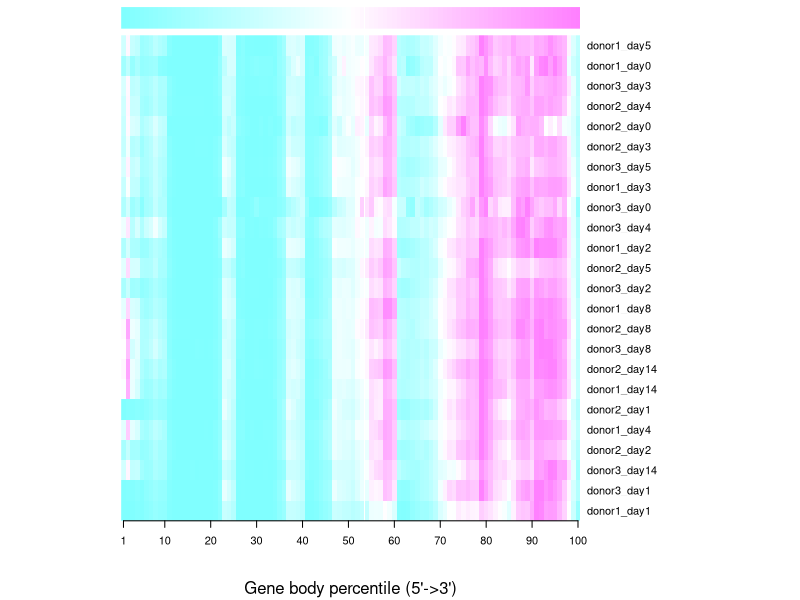
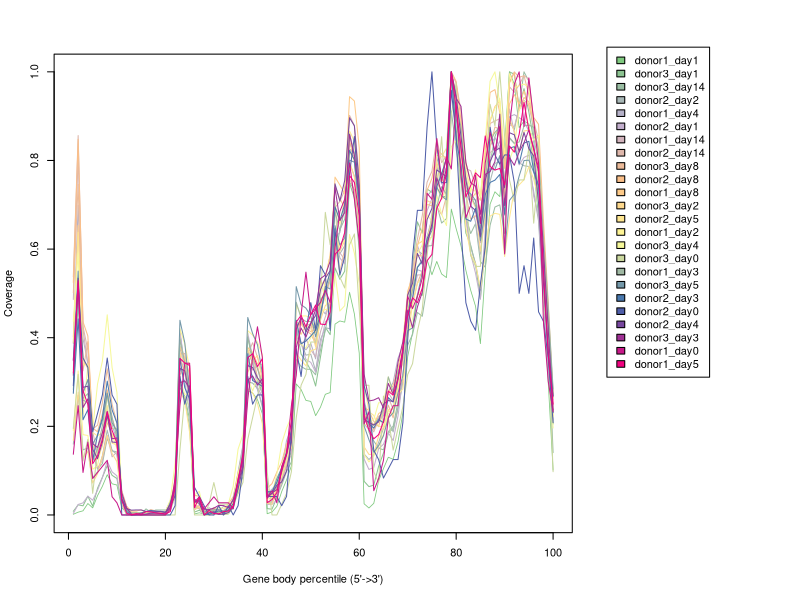

Write R code to recreate these figures, in order.
donor1_day1 <- c(0.0015289221099125117,0.00628556867408477,0.009343412893909794,0.025821795634077976,0.01596874203686401,0.04357428013250658,0.06472436931962966,0.09080098530535972,0.07033041705597554,0.0675273931878026,0.016308502505733458,0.0050114669158243435,8.494011721736176e-05,8.494011721736176e-05,0.0,0.0,0.0005945808205215323,0.0,0.0,0.0,0.011891616410430647,0.05164359126815595,0.2876921770152043,0.2685806506412979,0.21472861632549053,0.002208443047651406,0.004926526798606982,0.002208443047651406,0.0025482035165208528,0.0025482035165208528,0.0011891616410430645,0.0005096407033041706,0.002123502930434044,0.016563322857385543,0.0639599082646734,0.10286248195022508,0.27996262634842434,0.2752909199014695,0.26025651915399645,0.22865879554913784,0.002803023868172938,0.006625329142954217,0.019451286842775844,0.05274781279198165,0.0790792491293638,0.1108468529686571,0.2956765480336363,0.28302047056824936,0.2585577168096492,0.2562643336447804,0.2240720292194003,0.24326849571052409,0.2723180157988618,0.27622526119086044,0.4306463942920241,0.4378663042554999,0.43506328038732694,0.5025057334579122,0.4534103457062771,0.3651575639174382,0.025227214813556442,0.015713921685211924,0.026246496220164783,0.07704068631614712,0.10473116452900705,0.13021319969421558,0.1257113734816954,0.16512358787055126,0.230102777541833,0.357597893485093,0.41102522721481355,0.498003907245392,0.4953707636116538,0.5760638749681475,0.5420878280812027,0.5721566295761488,0.54378663042555,0.5357173192899006,0.6902233925082817,0.6461394716724709,0.6073218381041365,0.5521957020300688,0.5070075596704323,0.47099294997027097,0.38664741357343074,0.5500721990996348,0.7013505478637561,0.7293807865454854,0.7184235114244457,0.8318185679096237,1.0,0.9717998810838359,0.8741187462838699,0.8886435063280387,0.8827826382400408,0.7839123417990317,0.6729805487131573,0.5008918712307823,0.29847957190180924,0.10141849995752994)
donor3_day1 <- c(0.008207273897650467,0.022851625362085612,0.020598648213710977,0.04232378500160927,0.019954940457032506,0.060347602188606374,0.08496942388155777,0.11136144190537496,0.08947537817830704,0.08223366591567428,0.021081429031219828,0.007402639201802382,0.001448342452526553,0.0016092693916961698,0.001770196330865787,0.000321853878339234,0.00048278081750885096,0.00048278081750885096,0.0,0.0,0.018667524943675573,0.06308336015448986,0.40827164467331833,0.33762471837785646,0.2557129063405214,0.006437077566784679,0.01078210492436434,0.0027357579658834888,0.004505954296749276,0.004345027357579659,0.0041841004184100415,0.0033794657225619568,0.003540392661731574,0.025265529449629866,0.08191181203733505,0.13405214032829096,0.40296105568072094,0.3437399420663019,0.30897972320566464,0.27486321210170583,0.014322497586095913,0.013035082072738976,0.039427100096556165,0.07563566140971999,0.11345349211457999,0.1429031219826199,0.4246861924686193,0.3628902478274863,0.346636626971355,0.32619890569681365,0.2909559060186675,0.35645317026070167,0.4233987769552623,0.40698422915996135,0.5576118442227229,0.5318635339555842,0.5500482780817508,0.7486321210170582,0.7154811715481172,0.5978435790151271,0.07595751528805922,0.06388799485033794,0.06742838751206952,0.10975217251367879,0.13984551013839716,0.1845831992275507,0.19536530415191503,0.24090762793691664,0.2999678146121661,0.44946894110074026,0.5571290634052141,0.6615706469262954,0.6358223366591568,0.7355970389443193,0.7280334728033473,0.7653685226906984,0.7188606372706791,0.7183778564531703,0.9916317991631799,0.8733504988735115,0.7587705181847442,0.6361441905374959,0.6086256839394915,0.5645317026070165,0.4876086256839395,0.6047634373994206,0.7924042484711941,0.8537174122948181,0.8828451882845189,0.7983585452204699,1.0,0.9946894110074026,0.9211457998068877,0.9620212423559704,0.909237206308336,0.8448664306404892,0.7072738976504667,0.5402317347924043,0.3358545220469907,0.2055037013196009)
donor3_day14 <- c(0.3275217932752179,0.5354919053549191,0.2627646326276463,0.273972602739726,0.13947696139476962,0.10336239103362391,0.11581569115815692,0.17310087173100872,0.14570361145703611,0.136986301369863,0.033623910336239106,0.0,0.0024906600249066002,0.0012453300124533001,0.0012453300124533001,0.0136986301369863,0.0062266500622665,0.0112079701120797,0.0112079701120797,0.0112079701120797,0.008717310087173101,0.04234122042341221,0.29763387297633875,0.2627646326276463,0.1980074719800747,0.017434620174346202,0.017434620174346202,0.0049813200498132005,0.009962640099626401,0.007471980074719801,0.0024906600249066002,0.009962640099626401,0.0062266500622665,0.014943960149439602,0.05603985056039851,0.0859277708592777,0.3001245330012453,0.29763387297633875,0.2851805728518057,0.24408468244084683,0.052303860523038606,0.034869240348692404,0.039850560398505604,0.06724782067247821,0.09838107098381071,0.11955168119551682,0.35118306351183065,0.33499377334993774,0.3287671232876712,0.3287671232876712,0.3163138231631382,0.3723536737235367,0.41594022415940224,0.47571606475716066,0.5815691158156912,0.6438356164383562,0.6674968866749689,0.75093399750934,0.7334993773349938,0.6475716064757161,0.23910336239103364,0.18679950186799502,0.16687422166874222,0.1506849315068493,0.14694894146948942,0.18804483188044832,0.20049813200498132,0.25529265255292655,0.3125778331257783,0.3835616438356164,0.40722291407222916,0.45703611457036114,0.44831880448318806,0.5155666251556662,0.572851805728518,0.6998754669987547,0.6587795765877957,0.6687422166874222,0.9115815691158157,0.825653798256538,0.7546699875466999,0.6724782067247821,0.635118306351183,0.6575342465753424,0.5716064757160647,0.5591531755915318,0.6537982565379825,0.6948941469489415,0.6998754669987547,0.635118306351183,0.887920298879203,0.8692403486924035,0.9227895392278954,1.0,0.9788293897882939,0.8518057285180572,0.8555417185554172,0.6251556662515566,0.39975093399750933,0.14072229140722292)
donor2_day2 <- c(0.15984405458089668,0.2698412698412698,0.1467557783347257,0.151489835700362,0.08465608465608465,0.09718741297688666,0.13311055416318573,0.19131161236424393,0.14452798663324978,0.14257866889445836,0.045391255917571705,0.017822333611807295,0.004177109440267335,0.003898635477582846,0.004455583402951824,0.006961849067112225,0.003620161514898357,0.003898635477582846,0.002506265664160401,0.001670843776106934,0.02227791701475912,0.07463102199944305,0.3812308549150654,0.32971317181843496,0.24923419660261764,0.016986911723753828,0.015873015873015872,0.000556947925368978,0.0,0.003898635477582846,0.002506265664160401,0.004455583402951824,0.008632692843219159,0.02729044834307992,0.09690893901420217,0.15789473684210525,0.3712057922584238,0.3419660261765525,0.29963798384851015,0.27457532720690614,0.028125870231133387,0.031467557783347255,0.04928989139515455,0.09802283486494012,0.14981899192425507,0.20607073238652185,0.4218880534670008,0.38791423001949316,0.36062378167641324,0.36285157337788915,0.32497911445279865,0.39598997493734334,0.4224450013923698,0.4202172096908939,0.6137566137566137,0.5895293790030632,0.6073517126148705,0.8256752993595099,0.8162071846282373,0.7212475633528265,0.13756613756613756,0.12503480924533555,0.13589529379003062,0.16374269005847952,0.19576719576719576,0.2124756335282651,0.1874129768866611,0.2425508214981899,0.30966304650515175,0.4572542467279309,0.5291005291005291,0.5978835978835979,0.5884154831523253,0.7195767195767195,0.732386521860206,0.8064605959342801,0.7666388192703982,0.8075744917850181,1.0,0.9086605402394876,0.8095238095238095,0.670286828181565,0.6042884990253411,0.5680868838763575,0.5065441381230855,0.6157059314954052,0.7529935950988582,0.7936507936507936,0.7964355332776385,0.6764132553606238,0.8499025341130604,0.8382066276803118,0.7947646895015316,0.7880813143971038,0.7864104706209969,0.7296017822333611,0.6630465051517683,0.4798106377053745,0.3358395989974937,0.21386800334168754)
donor1_day4 <- c(0.3872093023255814,0.6988372093023256,0.39767441860465114,0.3430232558139535,0.16686046511627908,0.1372093023255814,0.18372093023255814,0.23837209302325582,0.20406976744186048,0.16744186046511628,0.03488372093023256,0.00813953488372093,0.0,0.0011627906976744186,0.0034883720930232558,0.0069767441860465115,0.005232558139534884,0.007558139534883721,0.00813953488372093,0.007558139534883721,0.029651162790697676,0.07034883720930232,0.33313953488372094,0.3,0.22732558139534884,0.03430232558139535,0.03662790697674419,0.004069767441860465,0.01627906976744186,0.010465116279069767,0.009302325581395349,0.01918604651162791,0.01918604651162791,0.03197674418604651,0.08604651162790698,0.1313953488372093,0.34418604651162793,0.3116279069767442,0.28313953488372096,0.24941860465116278,0.04709302325581395,0.05813953488372093,0.07209302325581396,0.10174418604651163,0.1680232558139535,0.19709302325581396,0.42093023255813955,0.38546511627906976,0.37267441860465117,0.3872093023255814,0.35232558139534886,0.4680232558139535,0.45348837209302323,0.4831395348837209,0.6261627906976744,0.6372093023255814,0.7,0.8401162790697675,0.8174418604651162,0.7127906976744186,0.2593023255813954,0.21395348837209302,0.1936046511627907,0.21220930232558138,0.2238372093023256,0.27906976744186046,0.29941860465116277,0.35348837209302325,0.3825581395348837,0.46918604651162793,0.5046511627906977,0.5534883720930233,0.5494186046511628,0.6284883720930232,0.6686046511627907,0.7372093023255814,0.7604651162790698,0.7848837209302325,1.0,0.9156976744186046,0.8366279069767442,0.7244186046511628,0.7034883720930233,0.6604651162790698,0.5883720930232558,0.7005813953488372,0.8337209302325581,0.8517441860465116,0.8302325581395349,0.7203488372093023,0.8988372093023256,0.9034883720930232,0.8965116279069767,0.888953488372093,0.8656976744186047,0.8540697674418605,0.791860465116279,0.5709302325581396,0.3866279069767442,0.2593023255813954)
donor2_day1 <- c(0.0033362598770851626,0.02370500438981563,0.027216856892010536,0.042317822651448636,0.03318700614574188,0.055662862159789286,0.08446005267778753,0.12133450395083406,0.09727831431079895,0.08832309043020194,0.02054433713784021,0.005794556628621598,0.0001755926251097454,0.0003511852502194908,0.000877963125548727,0.0019315188762071994,0.0010535557506584723,0.0014047410008779632,0.0001755926251097454,0.0001755926251097454,0.010008779631255488,0.06093064091308165,0.4161545215100966,0.3322212467076383,0.2530289727831431,0.012642669007901668,0.017032484635645304,0.0007023705004389816,0.0026338893766461808,0.0,0.004389815627743635,0.003687445127304653,0.006672519754170325,0.017208077260755048,0.09095697980684811,0.1543459174714662,0.41035996488147497,0.3555750658472344,0.28832309043020193,0.2663740122914838,0.02370500438981563,0.024231782265144865,0.03266022827041264,0.07901668129938542,0.13169446883230904,0.18507462686567164,0.43898156277436345,0.3880597014925373,0.35065847234416153,0.3443371378402107,0.3222124670763828,0.3845478489903424,0.43617208077260755,0.4442493415276558,0.6347673397717296,0.5798068481123793,0.5668129938542581,0.8189640035118525,0.8093064091308165,0.7415276558384548,0.12625109745390695,0.10272168568920105,0.10711150131694469,0.14942932396839334,0.15961369622475857,0.18525021949078138,0.1678665496049166,0.2235294117647059,0.30886742756804214,0.457243195785777,0.5274802458296751,0.6086040386303775,0.5759438103599649,0.6865671641791045,0.713784021071115,0.7870061457418789,0.7467954345917471,0.7631255487269535,1.0,0.93099209833187,0.8040386303775241,0.6698858647936786,0.5891132572431957,0.5453906935908692,0.486918349429324,0.6440737489025461,0.8064969271290606,0.8163301141352063,0.844073748902546,0.8010535557506585,0.9162423178226514,0.8625109745390693,0.7899912203687445,0.8068481123792801,0.8122914837576822,0.7192273924495172,0.6753292361720807,0.49534679543459176,0.33239683933274805,0.21404741000877964)
donor1_day14 <- c(0.48633879781420764,0.8107923497267759,0.41939890710382516,0.33879781420765026,0.1557377049180328,0.10587431693989072,0.12295081967213115,0.1796448087431694,0.13114754098360656,0.14207650273224043,0.045765027322404374,0.012978142076502733,0.0,0.001366120218579235,0.00273224043715847,0.0034153005464480873,0.0020491803278688526,0.0020491803278688526,0.001366120218579235,0.0020491803278688526,0.02185792349726776,0.0662568306010929,0.36065573770491804,0.3176229508196721,0.2739071038251366,0.02117486338797814,0.01366120218579235,0.0020491803278688526,0.0047814207650273225,0.0047814207650273225,0.0034153005464480873,0.006147540983606557,0.01092896174863388,0.03961748633879782,0.0860655737704918,0.1133879781420765,0.34972677595628415,0.3271857923497268,0.337431693989071,0.2786885245901639,0.028005464480874317,0.028688524590163935,0.05669398907103825,0.08538251366120218,0.11133879781420765,0.1366120218579235,0.4036885245901639,0.38456284153005466,0.398224043715847,0.3729508196721312,0.35655737704918034,0.41325136612021857,0.44672131147540983,0.4801912568306011,0.6256830601092896,0.5915300546448088,0.5765027322404371,0.7937158469945356,0.7650273224043715,0.6796448087431693,0.20491803278688525,0.19330601092896174,0.20491803278688525,0.22199453551912568,0.23155737704918034,0.27595628415300544,0.2581967213114754,0.3155737704918033,0.3435792349726776,0.44808743169398907,0.49043715846994534,0.5416666666666666,0.5416666666666666,0.6209016393442623,0.6700819672131147,0.7581967213114754,0.7520491803278688,0.7786885245901639,1.0,0.9330601092896175,0.8702185792349727,0.782103825136612,0.7766393442622951,0.7418032786885246,0.6140710382513661,0.6673497267759563,0.8176229508196722,0.8271857923497268,0.828551912568306,0.7151639344262295,0.880464480874317,0.8763661202185792,0.9166666666666666,0.9357923497267759,0.924863387978142,0.8729508196721312,0.8039617486338798,0.6386612021857924,0.45150273224043713,0.2807377049180328)
donor2_day14 <- c(0.5372781065088758,0.8562130177514793,0.4254437869822485,0.3715976331360947,0.18698224852071005,0.1390532544378698,0.17692307692307693,0.23491124260355029,0.17514792899408285,0.18875739644970413,0.05502958579881657,0.020118343195266272,0.0035502958579881655,0.005917159763313609,0.0035502958579881655,0.0,0.0035502958579881655,0.0053254437869822485,0.0035502958579881655,0.005917159763313609,0.020118343195266272,0.05502958579881657,0.36272189349112427,0.36449704142011835,0.27928994082840236,0.011834319526627219,0.0242603550295858,0.004142011834319527,0.008284023668639054,0.017159763313609466,0.01301775147928994,0.008875739644970414,0.008284023668639054,0.028402366863905324,0.08047337278106509,0.12071005917159763,0.36272189349112427,0.38875739644970414,0.3562130177514793,0.31597633136094677,0.02603550295857988,0.027218934911242602,0.045562130177514794,0.07455621301775148,0.1136094674556213,0.16923076923076924,0.4260355029585799,0.4325443786982249,0.4272189349112426,0.43136094674556213,0.385207100591716,0.4775147928994083,0.49467455621301776,0.5349112426035503,0.693491124260355,0.7076923076923077,0.7325443786982249,0.901775147928994,0.878698224852071,0.7615384615384615,0.22840236686390533,0.2029585798816568,0.18757396449704142,0.2153846153846154,0.22781065088757396,0.26568047337278106,0.2378698224852071,0.2982248520710059,0.3698224852071006,0.49171597633136094,0.5544378698224852,0.6224852071005917,0.6751479289940828,0.750887573964497,0.7757396449704143,0.8497041420118343,0.7952662721893491,0.8100591715976332,1.0,0.9745562130177515,0.9112426035502958,0.7650887573964497,0.7136094674556213,0.7106508875739646,0.6538461538461539,0.7455621301775148,0.8834319526627219,0.8893491124260355,0.8940828402366864,0.7408284023668639,0.9662721893491124,0.9538461538461539,0.9704142011834319,0.991715976331361,0.9828402366863905,0.8899408284023669,0.8449704142011835,0.6201183431952663,0.414792899408284,0.2644970414201183)
donor3_day8 <- c(0.501360544217687,0.7462585034013606,0.3251700680272109,0.391156462585034,0.19387755102040816,0.20272108843537415,0.2530612244897959,0.3299319727891156,0.24965986394557824,0.20816326530612245,0.04217687074829932,0.01020408163265306,0.0,0.004081632653061225,0.004761904761904762,0.006802721088435374,0.012244897959183673,0.008843537414965987,0.004761904761904762,0.008843537414965987,0.030612244897959183,0.06394557823129252,0.3510204081632653,0.3251700680272109,0.2673469387755102,0.0326530612244898,0.029251700680272108,0.005442176870748299,0.00816326530612245,0.01292517006802721,0.007482993197278911,0.004081632653061225,0.00816326530612245,0.03333333333333333,0.07551020408163266,0.10204081632653061,0.3414965986394558,0.3659863945578231,0.30952380952380953,0.2891156462585034,0.05374149659863946,0.04217687074829932,0.0727891156462585,0.10816326530612246,0.1469387755102041,0.15034013605442176,0.42653061224489797,0.43673469387755104,0.4163265306122449,0.40816326530612246,0.3870748299319728,0.45510204081632655,0.4959183673469388,0.527891156462585,0.6054421768707483,0.5476190476190477,0.6006802721088436,0.7585034013605442,0.7326530612244898,0.6435374149659864,0.24897959183673468,0.20748299319727892,0.19319727891156463,0.21360544217687075,0.20884353741496597,0.24761904761904763,0.21904761904761905,0.2904761904761905,0.3020408163265306,0.4272108843537415,0.4775510204081633,0.5238095238095238,0.5503401360544218,0.6163265306122448,0.6285714285714286,0.6959183673469388,0.6775510204081633,0.7197278911564626,0.972108843537415,0.9115646258503401,0.8639455782312925,0.7258503401360544,0.6673469387755102,0.6755102040816326,0.6489795918367347,0.7224489795918367,0.8292517006802721,0.8755102040816326,0.8700680272108844,0.7401360544217687,0.9761904761904762,1.0,0.9877551020408163,0.991156462585034,0.9482993197278912,0.8918367346938776,0.8129251700680272,0.608843537414966,0.44761904761904764,0.24557823129251702)
donor2_day8 <- c(0.5248091603053435,0.8473282442748091,0.4357506361323155,0.4039440203562341,0.19592875318066158,0.1876590330788804,0.227735368956743,0.2824427480916031,0.21755725190839695,0.1851145038167939,0.04580152671755725,0.019083969465648856,0.008905852417302799,0.008905852417302799,0.011450381679389313,0.0057251908396946565,0.0019083969465648854,0.0019083969465648854,0.0,0.002544529262086514,0.022264631043257,0.06552162849872774,0.31615776081424934,0.33651399491094147,0.27353689567430023,0.04389312977099236,0.04262086513994911,0.00826972010178117,0.010178117048346057,0.014631043256997456,0.012086513994910942,0.009541984732824428,0.02544529262086514,0.04071246819338423,0.0960559796437659,0.12340966921119594,0.3212468193384224,0.34923664122137404,0.3326972010178117,0.3015267175572519,0.060432569974554706,0.07061068702290077,0.09669211195928754,0.11959287531806616,0.16030534351145037,0.17557251908396945,0.41857506361323155,0.4351145038167939,0.4217557251908397,0.41348600508905853,0.41921119592875317,0.5152671755725191,0.5330788804071247,0.5865139949109415,0.7417302798982188,0.7137404580152672,0.693384223918575,0.8454198473282443,0.7958015267175572,0.6940203562340967,0.2436386768447837,0.23536895674300254,0.21119592875318066,0.1991094147582697,0.2455470737913486,0.2786259541984733,0.2919847328244275,0.33651399491094147,0.35432569974554706,0.49745547073791346,0.5356234096692112,0.6068702290076335,0.6463104325699746,0.732824427480916,0.7595419847328244,0.8263358778625954,0.8142493638676844,0.8034351145038168,1.0,0.9783715012722646,0.8905852417302799,0.7964376590330788,0.7493638676844784,0.7410941475826972,0.7175572519083969,0.8250636132315522,0.9535623409669212,0.9599236641221374,0.9077608142493638,0.8059796437659033,0.9751908396946565,0.9987277353689568,0.9128498727735369,0.9421119592875318,0.9325699745547074,0.8969465648854962,0.8816793893129771,0.6673027989821882,0.4796437659033079,0.2652671755725191)
donor1_day8 <- c(0.40122850122850123,0.6535626535626535,0.35085995085995086,0.3302211302211302,0.15872235872235874,0.1257985257985258,0.1565110565110565,0.20835380835380835,0.1823095823095823,0.16191646191646192,0.03292383292383293,0.01425061425061425,0.006633906633906634,0.0063882063882063885,0.003931203931203931,0.0031941031941031942,0.0034398034398034397,0.004176904176904177,0.0004914004914004914,0.0009828009828009828,0.022604422604422605,0.0628992628992629,0.3791154791154791,0.35503685503685506,0.31646191646191646,0.023587223587223587,0.01769041769041769,0.0017199017199017199,0.0,0.002457002457002457,0.005896805896805897,0.007371007371007371,0.013513513513513514,0.033169533169533166,0.08304668304668304,0.12211302211302211,0.3778869778869779,0.3670761670761671,0.341031941031941,0.33882063882063884,0.045454545454545456,0.039066339066339065,0.05626535626535627,0.0945945945945946,0.13243243243243244,0.18255528255528256,0.43562653562653564,0.43022113022113023,0.41744471744471745,0.43144963144963144,0.4113022113022113,0.4692874692874693,0.514004914004914,0.5464373464373464,0.7624078624078624,0.7447174447174447,0.7253071253071253,0.943980343980344,0.9341523341523341,0.8282555282555283,0.22628992628992628,0.21867321867321868,0.20245700245700246,0.22874692874692876,0.23636363636363636,0.2793611793611794,0.2764127764127764,0.32972972972972975,0.3911547911547912,0.5051597051597052,0.5385749385749385,0.5864864864864865,0.5840294840294841,0.700982800982801,0.6975429975429975,0.7965601965601966,0.7518427518427518,0.7656019656019656,1.0,0.9508599508599509,0.8776412776412776,0.742014742014742,0.7115479115479115,0.7262899262899263,0.7100737100737101,0.8110565110565111,0.8879606879606879,0.9218673218673219,0.9341523341523341,0.7820638820638821,0.9275184275184275,0.9486486486486486,0.9275184275184275,0.9565110565110565,0.9240786240786241,0.8842751842751843,0.8122850122850123,0.625061425061425,0.4243243243243243,0.2737100737100737)
donor3_day2 <- c(0.16824894514767932,0.27742616033755274,0.12921940928270043,0.14372362869198313,0.07199367088607594,0.09309071729957806,0.13317510548523206,0.17932489451476794,0.13897679324894516,0.12025316455696203,0.036128691983122366,0.01529535864978903,0.0010548523206751054,0.00026371308016877635,0.0,0.0013185654008438818,0.0013185654008438818,0.0018459915611814346,0.0010548523206751054,0.00026371308016877635,0.025052742616033755,0.059862869198312234,0.36761603375527424,0.3383438818565401,0.27689873417721517,0.011867088607594937,0.017932489451476793,0.0023734177215189874,0.007911392405063292,0.010812236286919831,0.006592827004219409,0.005274261603375527,0.007647679324894515,0.03243670886075949,0.07647679324894514,0.11128691983122363,0.3744725738396624,0.347837552742616,0.3594409282700422,0.3045886075949367,0.026635021097046414,0.023997890295358648,0.05828059071729958,0.08966244725738397,0.14003164556962025,0.1516350210970464,0.42510548523206754,0.4074367088607595,0.4287974683544304,0.4219409282700422,0.3794831223628692,0.4393459915611814,0.472837552742616,0.479957805907173,0.6342299578059072,0.5949367088607594,0.6189345991561181,0.7977320675105485,0.7618670886075949,0.6695675105485233,0.15374472573839662,0.13660337552742616,0.1371308016877637,0.17827004219409281,0.19672995780590719,0.23734177215189872,0.2399789029535865,0.3027426160337553,0.3541666666666667,0.46439873417721517,0.5184599156118144,0.6110232067510548,0.6176160337552743,0.7093881856540084,0.7038502109704642,0.7705696202531646,0.7117616033755274,0.7402426160337553,1.0,0.9287974683544303,0.8256856540084389,0.7339135021097046,0.7167721518987342,0.6935654008438819,0.5949367088607594,0.6716772151898734,0.8536392405063291,0.8633966244725738,0.864451476793249,0.7138713080168776,0.8945147679324894,0.865506329113924,0.8177742616033755,0.8665611814345991,0.8681434599156118,0.8098628691983122,0.7692510548523207,0.5909810126582279,0.41640295358649787,0.2233649789029536)
donor2_day5 <- c(0.3882554161915621,0.6379703534777651,0.338654503990878,0.3409350057012543,0.18586088939566706,0.17844925883694412,0.18586088939566706,0.24686431014823262,0.1619156214367161,0.15792474344355759,0.05188141391106044,0.01767388825541619,0.0011402508551881414,0.002280501710376283,0.0,0.0034207525655644243,0.004561003420752566,0.0005701254275940707,0.0034207525655644243,0.004561003420752566,0.01767388825541619,0.03876852907639681,0.27708095781071834,0.25826681870011403,0.18586088939566706,0.02280501710376283,0.036488027366020526,0.0017103762827822121,0.004561003420752566,0.0034207525655644243,0.004561003420752566,0.005701254275940707,0.014253135689851768,0.021664766248574687,0.04903078677309008,0.09920182440136831,0.28506271379703535,0.27537058152793614,0.2514253135689852,0.2063854047890536,0.042759407069555305,0.04389965792474344,0.062143671607753706,0.08665906499429875,0.11858608893956671,0.15963511972633979,0.3654503990877993,0.34948688711516535,0.3363740022805017,0.37058152793614596,0.37400228050171036,0.443557582668187,0.5359179019384265,0.5855188141391106,0.7001140250855188,0.6562143671607754,0.7149372862029647,0.8665906499429875,0.8432155074116305,0.7309007981755986,0.2953249714937286,0.2331812998859749,0.22462941847206386,0.20011402508551882,0.19840364880273662,0.23603192702394526,0.22576966932725198,0.27194982896237174,0.2844925883694413,0.4007981755986317,0.47434435575826683,0.5228050171037628,0.5359179019384265,0.6242873432155074,0.6636259977194983,0.8118586088939567,0.8078677309007982,0.8278221208665907,1.0,0.9076396807297605,0.82212086659065,0.6476624857468644,0.5889395667046751,0.5667046750285063,0.5108323831242874,0.5912200684150513,0.6744583808437856,0.6807297605473204,0.6784492588369442,0.5832383124287344,0.669897377423033,0.734321550741163,0.7451539338654504,0.7565564424173318,0.7862029646522235,0.75769669327252,0.7132269099201825,0.56442417331813,0.3814139110604333,0.23660205245153934)
donor1_day2 <- c(0.19005212858384013,0.32493483927019984,0.18114682884448305,0.17940920938314509,0.10295395308427455,0.11120764552562988,0.16920069504778454,0.21720243266724587,0.18027801911381408,0.14986967854039965,0.04126846220677671,0.012814943527367506,0.002172024326672459,0.0026064291920069507,0.0008688097306689834,0.004344048653344918,0.0013032145960034753,0.0006516072980017377,0.0,0.00021720243266724586,0.024543874891398785,0.07819287576020852,0.42028670721112077,0.38575152041702865,0.33166811468288443,0.023457862728062554,0.028670721112076455,0.0,0.0004344048653344917,0.00629887054735013,0.003909643788010426,0.0008688097306689834,0.003258036490008688,0.030842745438748913,0.09339704604691572,0.1372719374456994,0.41594265855777585,0.40573414422241527,0.3896611642050391,0.3618592528236316,0.035621198957428324,0.038227628149435276,0.06516072980017376,0.10729800173761946,0.14509122502172025,0.1930929626411816,0.4754561251086012,0.44917463075586445,0.44917463075586445,0.44526498696785405,0.4174630755864466,0.45721112076455256,0.4639443961772372,0.4606863596872285,0.6368375325803649,0.6049087749782798,0.6205473501303215,0.8192875760208514,0.8001737619461338,0.6826672458731537,0.1364031277150304,0.11967854039965248,0.13271068635968722,0.15464813205907907,0.18266724587315378,0.22958297132927888,0.22958297132927888,0.2856211989574283,0.3494787141615986,0.46894005212858386,0.5058644656820156,0.590139009556907,0.6088184187662902,0.6772371850564727,0.6631190269331017,0.7378366637706343,0.7152476107732406,0.7161164205039097,1.0,0.9237619461337967,0.8746741963509991,0.7797567332754127,0.7360990443092963,0.7302345786272806,0.6857080799304952,0.775629887054735,0.8933536055603822,0.9174630755864466,0.9402693310165073,0.8079930495221547,0.9958731537793223,0.9641615986099045,0.9687228496959166,0.9724152910512598,0.9650304083405734,0.8809730668983493,0.8016941789748045,0.5988271068635969,0.4105125977410947,0.22132927888792356)
donor3_day4 <- c(0.4368210405946255,0.5917667238421955,0.22755860491709548,0.33676386506575184,0.19382504288164665,0.29559748427672955,0.34705546026300743,0.45168667810177243,0.33276157804459694,0.27672955974842767,0.04345340194396798,0.009148084619782733,0.005145797598627788,0.005145797598627788,0.003430531732418525,0.003430531732418525,0.0,0.0017152658662092624,0.005717552887364208,0.007432818753573471,0.033733562035448826,0.11606632361349342,0.30588907947398514,0.27215551743853633,0.27387078330474557,0.04516866781017725,0.05317324185248713,0.004574042309891366,0.0137221269296741,0.007432818753573471,0.017724413950829045,0.01429388221841052,0.025728987993138937,0.06460834762721555,0.14865637507146942,0.1812464265294454,0.30874785591766724,0.27958833619210977,0.3098913664951401,0.2847341337907376,0.060034305317324184,0.04745568896512293,0.09205260148656375,0.16180674671240708,0.19611206403659234,0.22184105202973128,0.3922241280731847,0.3853630646083476,0.3762149799885649,0.400800457404231,0.41623785020011433,0.52715837621498,0.48770726129216696,0.444253859348199,0.544882790165809,0.4602630074328187,0.4722698684962836,0.6329331046312179,0.5906232132647227,0.5220125786163522,0.2029731275014294,0.20697541452258433,0.21555174385363066,0.2532875929102344,0.2532875929102344,0.31160663236134933,0.26815323041738137,0.3218982275586049,0.307032590051458,0.40537449971412237,0.4425385934819897,0.49514008004574045,0.5088622069754145,0.6083476272155517,0.6289308176100629,0.7215551743853631,0.6786735277301315,0.6529445397369925,0.8307604345340195,0.8467695826186392,0.8038879359634077,0.7775871926815323,0.7278444825614637,0.7787307032590052,0.7186963979416809,0.8444825614636935,0.9788450543167524,1.0,0.9285305889079474,0.6958261863922242,0.8004574042309891,0.8313321898227558,0.9142367066895368,0.9336763865065751,0.8730703259005146,0.8456260720411664,0.8564894225271584,0.5963407661520869,0.3927958833619211,0.19611206403659234)
donor3_day0 <- c(0.1951219512195122,0.3170731707317073,0.12195121951219512,0.17073170731707318,0.04878048780487805,0.14634146341463414,0.17073170731707318,0.2682926829268293,0.1951219512195122,0.1951219512195122,0.024390243902439025,0.0,0.0,0.0,0.0,0.0,0.0,0.0,0.0,0.0,0.0,0.0,0.14634146341463414,0.2682926829268293,0.24390243902439024,0.0,0.0,0.0,0.024390243902439025,0.07317073170731707,0.024390243902439025,0.024390243902439025,0.024390243902439025,0.024390243902439025,0.04878048780487805,0.07317073170731707,0.17073170731707318,0.21951219512195122,0.2682926829268293,0.3170731707317073,0.0975609756097561,0.0,0.0,0.024390243902439025,0.04878048780487805,0.0975609756097561,0.21951219512195122,0.2926829268292683,0.3170731707317073,0.3902439024390244,0.3902439024390244,0.4878048780487805,0.6829268292682927,0.6097560975609756,0.7073170731707317,0.5365853658536586,0.5121951219512195,0.6097560975609756,0.6341463414634146,0.4634146341463415,0.2926829268292683,0.2926829268292683,0.0975609756097561,0.07317073170731707,0.2682926829268293,0.21951219512195122,0.14634146341463414,0.1951219512195122,0.24390243902439024,0.3170731707317073,0.34146341463414637,0.4146341463414634,0.4634146341463415,0.5853658536585366,0.6829268292682927,0.7317073170731707,0.8536585365853658,0.6829268292682927,0.9024390243902439,0.975609756097561,0.6585365853658537,0.7317073170731707,0.5853658536585366,0.5609756097560976,0.5609756097560976,0.7560975609756098,0.926829268292683,0.8780487804878049,1.0,0.8536585365853658,0.7560975609756098,0.7073170731707317,0.7560975609756098,0.7560975609756098,0.8292682926829268,0.6585365853658537,0.7804878048780488,0.4878048780487805,0.3902439024390244,0.0975609756097561)
donor1_day3 <- c(0.282642689601251,0.4781078967943706,0.2591868647380766,0.2541047693510555,0.12236121970289289,0.14972634870992962,0.20132916340891321,0.2736512900703675,0.22087568412822517,0.17474589523064896,0.033229085222830336,0.014073494917904612,0.0050820953870211105,0.0050820953870211105,0.004300234558248631,0.002736512900703675,0.004691164972634871,0.004691164972634871,0.003127443315089914,0.002736512900703675,0.017200938232994525,0.04886630179827991,0.3956215793588741,0.3436278342455043,0.2732603596559812,0.027365129007036748,0.040656763096168884,0.0,0.0023455824863174357,0.006254886630179828,0.0050820953870211105,0.0,0.007818608287724784,0.019155590304925724,0.06684910086004692,0.11336982017200939,0.4014855355746677,0.35496481626270526,0.3299452697419859,0.2951524628616106,0.049648162627052385,0.046129788897576234,0.063721657544957,0.1035965598123534,0.14308053166536355,0.17748240813135263,0.4800625488663018,0.4437060203283815,0.43666927286942925,0.43666927286942925,0.4190774042220485,0.48631743549648165,0.49960906958561374,0.5367474589523065,0.6837372947615324,0.6415168100078186,0.691164972634871,0.8600469116497264,0.8146989835809226,0.7169663799843627,0.2259577795152463,0.19976544175136826,0.2032838154808444,0.2181391712275215,0.236903831118061,0.31157154026583267,0.27873338545738857,0.3236903831118061,0.35379202501954654,0.4593432369038311,0.508209538702111,0.5598123534010946,0.5758405003909304,0.6067240031274433,0.6078967943706021,0.6954652071931197,0.7408131352619234,0.7236121970289289,1.0,0.9190774042220484,0.8764659890539483,0.7529319781078968,0.7204847537138389,0.6978107896794371,0.6532447224394058,0.7584050039093041,0.8436278342455042,0.8635652853792025,0.8756841282251759,0.7498045347928068,0.8518373729476153,0.8389366692728695,0.8416731821735731,0.8780297107114934,0.8799843627834245,0.8749022673964034,0.8240813135261923,0.6313526192337764,0.47146207974980453,0.2842064112587959)
donor3_day5 <- c(0.35057699960206923,0.5503382411460406,0.27497015519299645,0.3056108237166733,0.16036609629924392,0.179466772781536,0.21368881814564267,0.27497015519299645,0.20811778750497414,0.1894150417827298,0.04496617588539594,0.013529645841623557,0.0,0.0,0.001193792280143255,0.001193792280143255,0.002785515320334262,0.004377238360525269,0.00238758456028651,0.001193792280143255,0.02825308396339037,0.06725029844807004,0.43931555909271786,0.3887783525666534,0.2817349781138082,0.03064066852367688,0.03422204536410665,0.005968961400716275,0.010744130521289296,0.011142061281337047,0.01193792280143255,0.008754476721050538,0.01591723040191007,0.03501790688420215,0.07759649820931158,0.14325507361719061,0.4456824512534819,0.40947075208913647,0.38400318344608037,0.32073219259848784,0.05451651412654198,0.048149621965777954,0.08197373656983685,0.1062475129327497,0.1384799044966176,0.1894150417827298,0.5153203342618384,0.47433346597692,0.46677278153601276,0.44926382809391163,0.40230799840827697,0.4460803820135296,0.5157182650218862,0.5097493036211699,0.6530043772383606,0.6092319936331079,0.6255471547950656,0.8006366892160764,0.7962594508555512,0.6864305610823717,0.20095503382411462,0.16991643454038996,0.1416633505769996,0.1563867886987664,0.1786709112614405,0.21886191802626342,0.23040191006764824,0.2753680859530442,0.3139673696776761,0.4158376442499005,0.4222045364106645,0.4954237962594509,0.5467568643056109,0.6175885395941106,0.6422602467170713,0.7397532829287704,0.7198567449263829,0.7111022682053323,1.0,0.895742140867489,0.8245125348189415,0.7317946677278153,0.7246319140469558,0.709908475925189,0.6187823318742539,0.6868284918424195,0.7815360127337844,0.7791484281734978,0.810982888977318,0.5913251094309591,0.709908475925189,0.7238360525268603,0.7648229208117787,0.7998408276959809,0.8006366892160764,0.7735773975328293,0.7405491444488659,0.5845602865101472,0.43294866693195383,0.2678074015121369)
donor2_day3 <- c(0.27448453608247425,0.4424398625429553,0.21477663230240548,0.23754295532646047,0.12242268041237113,0.18084192439862543,0.21950171821305842,0.3019759450171821,0.23711340206185566,0.20747422680412372,0.03608247422680412,0.00816151202749141,0.0,0.000859106529209622,0.00429553264604811,0.007731958762886598,0.010309278350515464,0.00816151202749141,0.00816151202749141,0.006443298969072165,0.023625429553264604,0.06142611683848797,0.35352233676975947,0.28737113402061853,0.2615979381443299,0.028350515463917526,0.03350515463917526,0.000429553264604811,0.001288659793814433,0.005584192439862543,0.00902061855670103,0.005154639175257732,0.011597938144329897,0.02534364261168385,0.07388316151202749,0.12671821305841924,0.3638316151202749,0.30326460481099654,0.297680412371134,0.28994845360824745,0.05154639175257732,0.05326460481099656,0.07345360824742268,0.10481099656357389,0.1404639175257732,0.19115120274914088,0.43900343642611683,0.3861683848797251,0.39261168384879724,0.40378006872852235,0.4166666666666667,0.452319587628866,0.5081615120274914,0.5493986254295533,0.695446735395189,0.6645189003436426,0.7006013745704467,0.822594501718213,0.8015463917525774,0.711340206185567,0.25257731958762886,0.20532646048109965,0.19630584192439862,0.21520618556701032,0.20833333333333334,0.2646048109965636,0.2547250859106529,0.31099656357388317,0.37199312714776633,0.45146048109965636,0.4888316151202749,0.5584192439862543,0.572594501718213,0.6232817869415808,0.6494845360824743,0.7418384879725086,0.7697594501718213,0.8041237113402062,1.0,0.8457903780068728,0.7895189003436426,0.6679553264604811,0.6628006872852233,0.6920103092783505,0.6374570446735395,0.7229381443298969,0.7504295532646048,0.7555841924398625,0.7684707903780069,0.6786941580756014,0.8277491408934707,0.8311855670103093,0.7925257731958762,0.8393470790378007,0.843213058419244,0.7757731958762887,0.7444158075601375,0.5631443298969072,0.36211340206185566,0.23067010309278352)
donor2_day0 <- c(0.2916666666666667,0.5208333333333334,0.3541666666666667,0.3333333333333333,0.1875,0.22916666666666666,0.2708333333333333,0.3541666666666667,0.2708333333333333,0.25,0.0,0.0,0.0,0.0,0.0,0.0,0.0,0.0,0.0,0.0,0.0,0.020833333333333332,0.3125,0.25,0.2916666666666667,0.0625,0.041666666666666664,0.020833333333333332,0.0,0.0,0.020833333333333332,0.0,0.020833333333333332,0.0,0.020833333333333332,0.10416666666666667,0.3125,0.25,0.2708333333333333,0.2708333333333333,0.041666666666666664,0.041666666666666664,0.041666666666666664,0.020833333333333332,0.041666666666666664,0.1875,0.375,0.3125,0.4166666666666667,0.4791666666666667,0.4166666666666667,0.5625,0.5416666666666666,0.4166666666666667,0.6458333333333334,0.5416666666666666,0.5833333333333334,0.7708333333333334,0.8541666666666666,0.7083333333333334,0.2916666666666667,0.25,0.14583333333333334,0.125,0.08333333333333333,0.10416666666666667,0.125,0.125,0.20833333333333334,0.3958333333333333,0.5833333333333334,0.6875,0.6875,0.875,1.0,0.8333333333333334,0.75,0.75,0.9583333333333334,0.8541666666666666,0.6458333333333334,0.4791666666666667,0.4375,0.4166666666666667,0.5208333333333334,0.6041666666666666,0.875,0.8125,0.7916666666666666,0.8125,0.8125,0.75,0.5,0.5625,0.5,0.625,0.4583333333333333,0.4375,0.3541666666666667,0.20833333333333334)
donor2_day4 <- c(0.3150492264416315,0.5339896858884201,0.28785747773089543,0.2906704172526957,0.14767932489451477,0.12705110173464604,0.16455696202531644,0.2250351617440225,0.16455696202531644,0.1636193155180497,0.03656821378340366,0.014064697609001406,0.010782934833567745,0.011251758087201125,0.011251758087201125,0.007969995311767463,0.008438818565400843,0.008438818565400843,0.007501172058134084,0.005625879043600563,0.016877637130801686,0.04360056258790436,0.33052039381153303,0.32536333802156586,0.2714486638537271,0.03187998124706985,0.025785278949835913,0.0,0.005157055789967183,0.007501172058134084,0.0014064697609001407,0.001875293014533521,0.005157055789967183,0.01828410689170183,0.05907172995780591,0.1087669948429442,0.3370839193624004,0.33286451007969997,0.30942334739803096,0.2944210032817628,0.04125644631973746,0.04922644163150492,0.06704172526957337,0.07454289732770746,0.09939052977027661,0.1631504922644163,0.4191279887482419,0.4453820909517112,0.41303328645100795,0.43319268635724334,0.450070323488045,0.5082044069385842,0.5344585091420534,0.5513361462728551,0.7473042662916081,0.7083919362400375,0.7548054383497421,0.896390060947023,0.8781059540553211,0.743553680262541,0.2156586966713549,0.2086263478668542,0.20300046882325362,0.21003281762775433,0.24988279418659165,0.2583216127519925,0.2559774964838256,0.3061415846225973,0.3661509610876699,0.4964838255977497,0.522737927801219,0.5902484763244257,0.5658696671354899,0.6666666666666666,0.6919831223628692,0.7787154242850446,0.770745428973277,0.7637130801687764,1.0,0.9446788560712611,0.8537271448663853,0.7562119081106423,0.696671354899203,0.6872948898265354,0.627754336615096,0.7548054383497421,0.7974683544303798,0.8218471636193155,0.8279418659165495,0.7383966244725738,0.8626347866854196,0.8579465541490858,0.819971870604782,0.863103609939053,0.8265353961556493,0.810126582278481,0.7037037037037037,0.5246132208157525,0.3717768401312705,0.26863572433192684)
donor3_day3 <- c(0.34791776489193466,0.5234580917237743,0.24248813916710596,0.26199261992619927,0.16078017923036372,0.15234580917237744,0.18555614127569847,0.2335266209804955,0.17185028993147075,0.17395888244596733,0.05007907221929362,0.016341591987348445,0.0021085925144965737,0.0015814443858724301,0.0,0.0015814443858724301,0.004217185028993147,0.004744333157617291,0.0036900369003690036,0.004217185028993147,0.023721665788086453,0.06642066420664207,0.29836584080126516,0.3025830258302583,0.28624143384290984,0.03479177648919346,0.030047443331576173,0.011597258829731154,0.012124406958355299,0.015287295730100159,0.02161307327358988,0.021085925144965736,0.016341591987348445,0.03426462836056932,0.07432788613600422,0.10911966262519768,0.30416447021613074,0.31365313653136534,0.2930943595150237,0.3073273589878756,0.03742751713231418,0.05007907221929362,0.05693199789140749,0.09752240379546652,0.13653136531365315,0.1834475487612019,0.3774380600948867,0.42171850289931473,0.4011597258829731,0.43120716921454927,0.463363205060622,0.5334739061676331,0.5413811280969952,0.5724828676858197,0.7385345282024249,0.6647337901950449,0.6821296784396416,0.8587243015287296,0.8107538218239325,0.7248286768581972,0.31787032156035844,0.25724828676858197,0.25935687928307855,0.26462836056932,0.24143384290985767,0.2967843964153927,0.27253558249868215,0.3447548761201898,0.3906167633104902,0.4623089088033738,0.4222456510279389,0.4691618344754876,0.5028993147074328,0.6093832366895098,0.6573537163943068,0.7606747496046389,0.7285187137585661,0.7838692672641012,1.0,0.9404322614654718,0.9219820769636268,0.7954665260938324,0.7496046389035319,0.7422245651027939,0.6784396415392725,0.7685819715340011,0.7749077490774908,0.797575118608329,0.9045861887190301,0.6979441222983659,0.8065366367949394,0.7891407485503427,0.8197153400105429,0.8397469688982604,0.8692672641012125,0.8244596731681603,0.7743806009488666,0.6014760147601476,0.4175013178703216,0.23668950975224037)
donor1_day0 <- c(0.136986301369863,0.2465753424657534,0.0958904109589041,0.1643835616438356,0.0821917808219178,0.0958904109589041,0.1095890410958904,0.1232876712328767,0.0410958904109589,0.0273972602739726,0.0,0.0,0.0,0.0,0.0,0.0,0.0,0.0,0.0,0.0,0.0136986301369863,0.0821917808219178,0.2465753424657534,0.3424657534246575,0.3424657534246575,0.0273972602739726,0.0410958904109589,0.0136986301369863,0.0273972602739726,0.0410958904109589,0.0273972602739726,0.0273972602739726,0.0273972602739726,0.0136986301369863,0.0821917808219178,0.1232876712328767,0.2602739726027397,0.3561643835616438,0.4246575342465753,0.3561643835616438,0.0410958904109589,0.0547945205479452,0.0273972602739726,0.1095890410958904,0.136986301369863,0.2465753424657534,0.3150684931506849,0.4520547945205479,0.547945205479452,0.4520547945205479,0.4657534246575342,0.4794520547945205,0.5068493150684932,0.4794520547945205,0.6027397260273972,0.684931506849315,0.7123287671232876,0.7945205479452054,0.7123287671232876,0.6164383561643836,0.2054794520547945,0.2328767123287671,0.0547945205479452,0.0821917808219178,0.1232876712328767,0.2191780821917808,0.2465753424657534,0.2465753424657534,0.3698630136986301,0.4931506849315068,0.4657534246575342,0.4931506849315068,0.5342465753424658,0.726027397260274,0.7123287671232876,0.8493150684931506,0.7534246575342466,0.8082191780821918,0.7808219178082192,0.9315068493150684,0.7671232876712328,0.6712328767123288,0.6986301369863014,0.7671232876712328,0.6575342465753424,0.7945205479452054,0.863013698630137,0.821917808219178,0.8767123287671232,0.589041095890411,0.8767123287671232,0.9726027397260274,1.0,0.8767123287671232,0.9863013698630136,0.8904109589041096,0.7945205479452054,0.4383561643835616,0.3013698630136986,0.2328767123287671)
donor1_day5 <- c(0.3202779532533165,0.5287428932406822,0.2804801010739103,0.24952621604548325,0.11560328490208464,0.13329121920404297,0.17056222362602652,0.2324699936828806,0.19077700568540745,0.16298168035375868,0.032849020846494,0.003790271636133923,0.0,0.003158559696778269,0.0018951358180669614,0.007580543272267846,0.006948831332912192,0.004421983575489577,0.003790271636133923,0.0018951358180669614,0.007580543272267846,0.06127605811749842,0.3531269740998105,0.34301958307012004,0.33733417561591916,0.016424510423247,0.03916614024005054,0.0,0.01010739102969046,0.003158559696778269,0.002526847757422615,0.007580543272267846,0.008843967150979154,0.02021478205938092,0.07454200884396715,0.13771320277953253,0.35502210991787747,0.3638660770688566,0.33480732785849654,0.35249526216045485,0.027795325331648767,0.03474415666456096,0.05053695514845231,0.10360075805432722,0.13771320277953253,0.21351863550221098,0.43524952621604546,0.4504106127605812,0.4245104232469994,0.4516740366392925,0.4737839545167404,0.4308275426405559,0.4295641187618446,0.457991156032849,0.5881238155401137,0.6001263423878711,0.6373973468098547,0.7656348704990524,0.7504737839545167,0.675300063171194,0.2229943145925458,0.19204042956411876,0.17182564750473783,0.18130132659507264,0.21036007580543273,0.279216677195199,0.2703727100442198,0.30827542640555905,0.37586860391661403,0.4504106127605812,0.4902084649399874,0.47883765003158557,0.5116866708780796,0.5735944409349337,0.5881238155401137,0.691724573594441,0.7150979153506001,0.7719519898926089,1.0,0.917877447883765,0.8300694883133292,0.7176247631080227,0.7435249526216046,0.7719519898926089,0.7612128869235628,0.8553379658875553,0.786481364497789,0.7782691092861656,0.7820593809222994,0.7447883765003158,0.8325963360707518,0.8186986734049273,0.8591282375236892,0.9311433986102338,0.868603916614024,0.8275426405559065,0.7826910928616551,0.5502210991787745,0.361339229311434,0.25015792798483893)
data_matrix <- matrix(c(donor1_day1,donor3_day1,donor3_day14,donor2_day2,donor1_day4,donor2_day1,donor1_day14,donor2_day14,donor3_day8,donor2_day8,donor1_day8,donor3_day2,donor2_day5,donor1_day2,donor3_day4,donor3_day0,donor1_day3,donor3_day5,donor2_day3,donor2_day0,donor2_day4,donor3_day3,donor1_day0,donor1_day5), byrow=T, ncol=100)
rowLabel <- c("donor1_day1","donor3_day1","donor3_day14","donor2_day2","donor1_day4","donor2_day1","donor1_day14","donor2_day14","donor3_day8","donor2_day8","donor1_day8","donor3_day2","donor2_day5","donor1_day2","donor3_day4","donor3_day0","donor1_day3","donor3_day5","donor2_day3","donor2_day0","donor2_day4","donor3_day3","donor1_day0","donor1_day5")


pdf("geneBodyCovtop5.geneBodyCoverage.heatMap.pdf")
rc <- cm.colors(ncol(data_matrix))
heatmap(data_matrix, scale=c("none"),keep.dendro=F, labRow = rowLabel ,Colv = NA,Rowv = NA,labCol=NA,col=cm.colors(256),margins = c(6, 8),ColSideColors = rc,cexRow=1,cexCol=1,xlab="Gene body percentile (5'->3')", add.expr=x_axis_expr <- axis(side=1,at=c(1,10,20,30,40,50,60,70,80,90,100),labels=c("1","10","20","30","40","50","60","70","80","90","100")))
dev.off()


pdf("geneBodyCovtop5.geneBodyCoverage.curves.pdf")
x=1:100
icolor = colorRampPalette(c("#7fc97f","#beaed4","#fdc086","#ffff99","#386cb0","#f0027f"))(24)
layout(matrix(c(1,1,1,2,1,1,1,2,1,1,1,2), 4, 4, byrow = TRUE))
plot(x,donor1_day1,type='l',xlab="Gene body percentile (5'->3')", ylab="Coverage",lwd=0.8,col=icolor[1])
lines(x,donor3_day1,type='l',col=icolor[2])
lines(x,donor3_day14,type='l',col=icolor[3])
lines(x,donor2_day2,type='l',col=icolor[4])
lines(x,donor1_day4,type='l',col=icolor[5])
lines(x,donor2_day1,type='l',col=icolor[6])
lines(x,donor1_day14,type='l',col=icolor[7])
lines(x,donor2_day14,type='l',col=icolor[8])
lines(x,donor3_day8,type='l',col=icolor[9])
lines(x,donor2_day8,type='l',col=icolor[10])
lines(x,donor1_day8,type='l',col=icolor[11])
lines(x,donor3_day2,type='l',col=icolor[12])
lines(x,donor2_day5,type='l',col=icolor[13])
lines(x,donor1_day2,type='l',col=icolor[14])
lines(x,donor3_day4,type='l',col=icolor[15])
lines(x,donor3_day0,type='l',col=icolor[16])
lines(x,donor1_day3,type='l',col=icolor[17])
lines(x,donor3_day5,type='l',col=icolor[18])
lines(x,donor2_day3,type='l',col=icolor[19])
lines(x,donor2_day0,type='l',col=icolor[20])
lines(x,donor2_day4,type='l',col=icolor[21])
lines(x,donor3_day3,type='l',col=icolor[22])
lines(x,donor1_day0,type='l',col=icolor[23])
lines(x,donor1_day5,type='l',col=icolor[24])
par(mar=c(1,0,2,1))
plot.new()
legend(0,1,fill=icolor[1:24],legend=c('donor1_day1','donor3_day1','donor3_day14','donor2_day2','donor1_day4','donor2_day1','donor1_day14','donor2_day14','donor3_day8','donor2_day8','donor1_day8','donor3_day2','donor2_day5','donor1_day2','donor3_day4','donor3_day0','donor1_day3','donor3_day5','donor2_day3','donor2_day0','donor2_day4','donor3_day3','donor1_day0','donor1_day5'))
dev.off()
